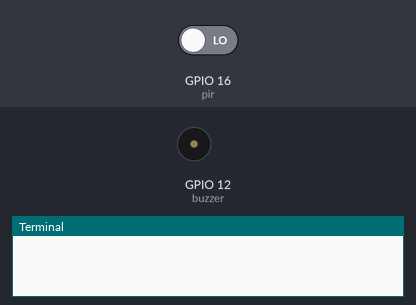
Recording of a program running on a simulated Raspberry Pi (BCM pin numbers). Parts: buzzer (waves = sounding, pin HIGH), the last lines printed to the terminal. Inputs (shaded band) come from the test bench; at power-on: GPIO 16 (pir) LOW.

Above: at 1.2 s.
1.3 s: GPIO 16 (pir) driven HIGH
At 2.6 s:
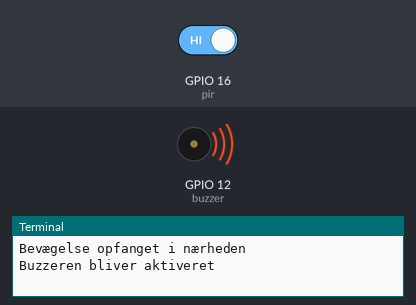
4.3 s: GPIO 16 (pir) driven LOW
At 5.1 s:
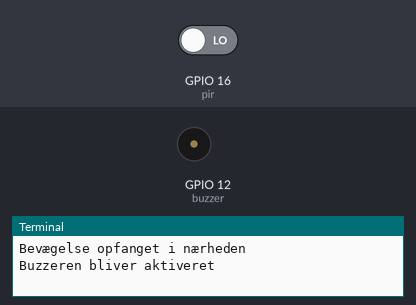
Timing chart, 0 to 7.3 s (numbered marks = the images above; inputs shaded):
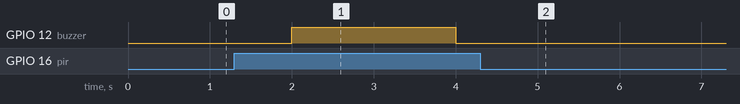

The program:

sensor.py
```python
import asyncio
from gpiozero import Buzzer
from gpiozero import MotionSensor

# Dette er mine pins på rpi5, som er gpio 16 og 12
sensor_pin = 16
buzzer_pin = 12

# Dette er mine objekter, som er pir, hvilket er motionsensoren og buzzeren.
pir = MotionSensor(sensor_pin, queue_len=1, sample_rate=10, threshold=0.5, partial=False, pin_factory=None)
buzzer = Buzzer(buzzer_pin)

# Dette er min funktion som opfanger bevægelse og aktiverer buzzer, samt skriver en besked
async def motion_sensor():
    while True:
        if pir.motion_detected:
            print("Bevægelse opfanget i nærheden")
            print("Buzzeren bliver aktiveret")
            buzzer.on()
            await asyncio.sleep(2)
            buzzer.off()
        await asyncio.sleep(1)

# Dette er min hovedfunktion hvor motion_detection bliver udløst
async def main():
    try:
        task = asyncio.create_task(motion_sensor())
        await task
    except KeyboardInterrupt:
        print("Programmet lukker")

# Dette gør at main kører når jeg starter script
if __name__ == "__main__":
    asyncio.run(main())
```

Measured:
- after the input at 1.3 s, GPIO 12 (buzzer): LOW → HIGH after 0.70 s, → LOW 2.0 s later
- after the input at 4.3 s, GPIO 12 (buzzer): stops changing and stays LOW
